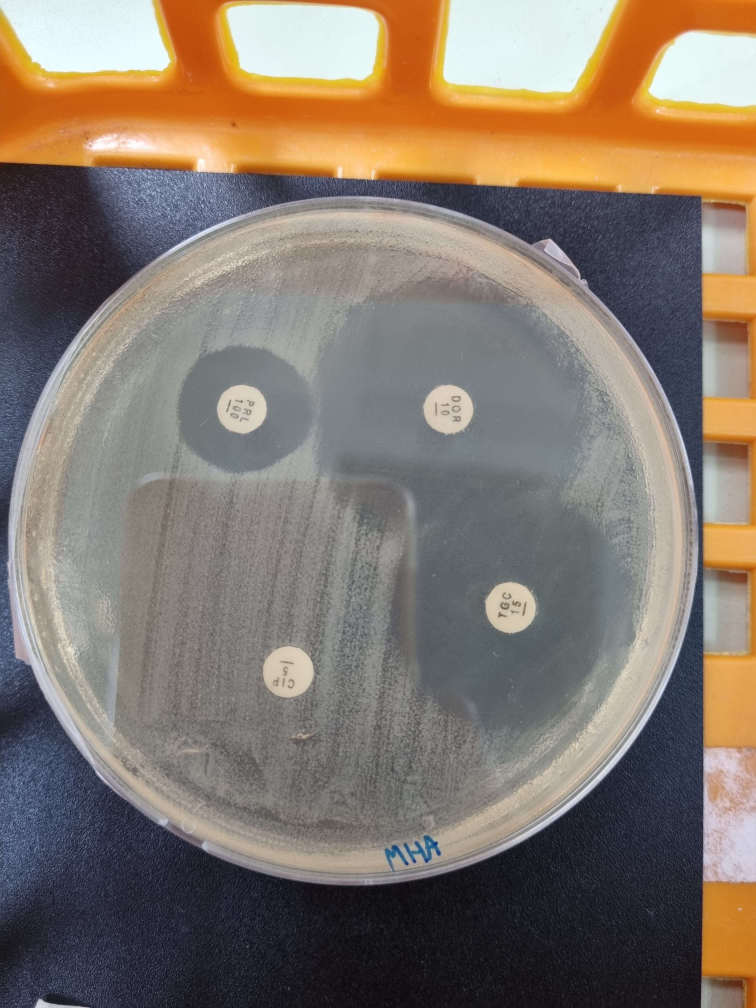
#> input picture org_img/1.jpg, 3024 x 4032 px (shown at 1/4 size)
$ python -i PlateDetector.py   (imports and definitions only)   (older library calls are emulated)
#> lines starting #> are read from the running program, lines starting #| are printed output that depends on the picture
import cv2
import numpy as np
from matplotlib import pyplot as plt
from copy import copy
from util import resize


def resize(img, target_width, fit_width=True):
    """resize an image with the same ratio
    if fit_width is true, width of the resized image equal to target_width
    """
    w, h = img.shape

    m_s = min(w,h) if fit_width  else max(w,h)
    if m_s == 0:
        return img

    width = int(img.shape[1] * target_width / m_s)
    height = int(img.shape[0] * target_width / m_s)

    dim = (width, height)
    img = cv2.resize(img, dim)
    return img


def detect(image):
    # determine the max and min size of the plate
    maxRadius = int(0.9*max(image.shape)/2)
    minRadius = int(0.1*max(image.shape)/2)

    # decrease the detail of the image.
    kernel2 = np.ones((5, 5), np.uint8)
    blurred_image = cv2.GaussianBlur(image, (5, 5), 0)
    iter = 4
    dilation = cv2.dilate(blurred_image, kernel2, iterations=iter)
    erosion = cv2.erode(dilation, kernel2, iterations=iter)

    # Use the Circular Hough Transform to detect the biggest circle
    circles = cv2.HoughCircles(
        erosion, cv2.HOUGH_GRADIENT, dp=1, minDist=60, param1=120, param2=100, minRadius=minRadius, maxRadius=maxRadius
    )
    try:
        # Your processing code here

        if circles is not None:
            # Sort by radius and get the largest circle
            indx = np.argsort(circles[:, :, -1])
            biggest_circles = circles[:, indx[:, -1]]

            # Make circle a bit smaller
            # biggest_circles[0,0,2] = biggest_circles[0,0,2] - 40
            return biggest_circles
        else:

            return detect_sec(image)

    except cv2.error as e:
        print("An OpenCV error occurred:", e)
        return "An OpenCV error occurred:", e  # Or handle the error differently

    except Exception as e:
        print("No Plate detected:", e)
        return "No Plate detected:", e


def detect_sec(image):
    # determine the max and min size of the plate
    maxRadius = int(0.9*max(image.shape)/2)
    minRadius = int(0.1*max(image.shape)/2)

    # decrease the detail of the image.
    kernel2 = np.ones((3, 2), np.uint8)
    blurred_image = cv2.GaussianBlur(image, (3, 3), 0)
    iter = 2
    dilation = cv2.dilate(blurred_image, kernel2, iterations=iter)
    erosion = cv2.erode(dilation, kernel2, iterations=iter)

    # Calculate gradients in x and y directions
    grad_x = cv2.Sobel(erosion, cv2.CV_64F, 1, 0, ksize=3)
    grad_y = cv2.Sobel(erosion, cv2.CV_64F, 0, 1, ksize=3)

    # Convert gradients back to uint8 for combining and displaying
    abs_grad_x = cv2.convertScaleAbs(grad_x)
    abs_grad_y = cv2.convertScaleAbs(grad_y)

    # Combine gradients
    grad = cv2.addWeighted(abs_grad_x, 0.5, abs_grad_y, 0.5, 0)

    # Use the Circular Hough Transform to detect the biggest circle
    circles = cv2.HoughCircles(
        grad, cv2.HOUGH_GRADIENT, dp=1, minDist=49, param1=80, param2=200, minRadius=minRadius, maxRadius=maxRadius
    )
    try:
        if circles is not None:
            # Sort by radius and get the largest circle
            indx = np.argsort(circles[:, :, -1])
            biggest_circles = circles[:, indx[:, -1]]

            # Make circle a bit smaller
            # biggest_circles[0,0,2] = biggest_circles[0,0,2] - 40
            return biggest_circles
        else:
            return  detect_third(image)


    except cv2.error as e:
        print("An OpenCV error occurred:", e)
        return "An OpenCV error occurred:", e  # Or handle the error differently

    except Exception as e:
        print("No Plate detected:", e)
        return "No Plate detected:", e


def detect_third(image):
    # determine the max and min size of the plate
    maxRadius = int(0.9*max(image.shape)/2)
    minRadius = int(0.1*max(image.shape)/2)

    # decrease the detail of the image.
    kernel2 = np.ones((2, 2), np.uint8)
    blurred_image = cv2.GaussianBlur(image, (5, 5), 0)
    iter = 2
    dilation = cv2.dilate(blurred_image, kernel2, iterations=iter)
    erosion = cv2.erode(dilation, kernel2, iterations=iter)

    # Use the Circular Hough Transform to detect the biggest circle
    circles = cv2.HoughCircles(
        erosion, cv2.HOUGH_GRADIENT, dp=1, minDist=60, param1=30, param2=60, minRadius=minRadius, maxRadius=maxRadius
    )
    try:
        if circles is not None:
            # Sort by radius and get the largest circle
            indx = np.argsort(circles[:, :, -1])
            biggest_circles = circles[:, indx[:, -1]]

            # Make circle a bit smaller
            # biggest_circles[0,0,2] = biggest_circles[0,0,2] - 40
            return biggest_circles
        else: None

    except cv2.error as e:
        print("An OpenCV error occurred:", e)
        return "An OpenCV error occurred:", e  # Or handle the error differently

    except Exception as e:
        print("No Plate detected:", e)
        return "No Plate detected:", e


def circle_crop(image, circle, pad=0, normalize_size=True):

    def boundary(val, min ,max):
        if val < min:
            return min
        elif val > max:
            return max
        else:
            return val

    x, y, r = np.round(circle).astype(int)[0,0]

    w, h = image.shape

    ym = boundary(y-r-pad, 0, w)
    yM = boundary(y+r+pad, 0, w)
    xm = boundary(x-r-pad, 0, h)
    xM = boundary(x+r+pad, 0, h)

    img_crop = image[ym: yM, xm: xM]

    # normalize image size to equla input image size
    size = min(w,h)
    img_crop = cv2.resize(img_crop, (size,size)) if normalize_size else img_crop

    return img_crop


def detect_crop(image, pad=3, normalize_size=True):
    image = resize(image, 500)

    # find circle of the plate.
    circle = detect(image)

    img_crop = circle_crop(image, circle, pad, normalize_size)

    return(img_crop)

>>> import cv2
>>> picture = cv2.imread('org_img/1.jpg', cv2.IMREAD_GRAYSCALE)
#> picture: shape (4032, 3024); min 0, max 255, mean 122.3
>>> result = detect_crop(picture)
#> in detect, `dilation = cv2.dilate(blurred_image, kernel2, iterations=iter)`:
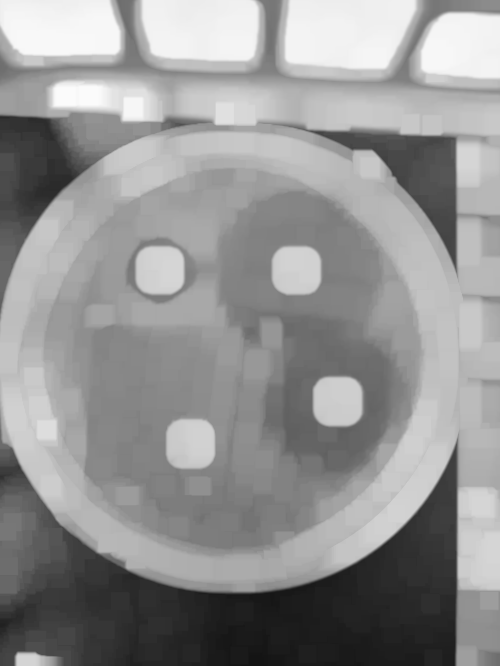
#> dilation: shape (666, 500); min 20, max 251, mean 146.9
#> in detect, `erosion = cv2.erode(dilation, kernel2, iterations=iter)`:
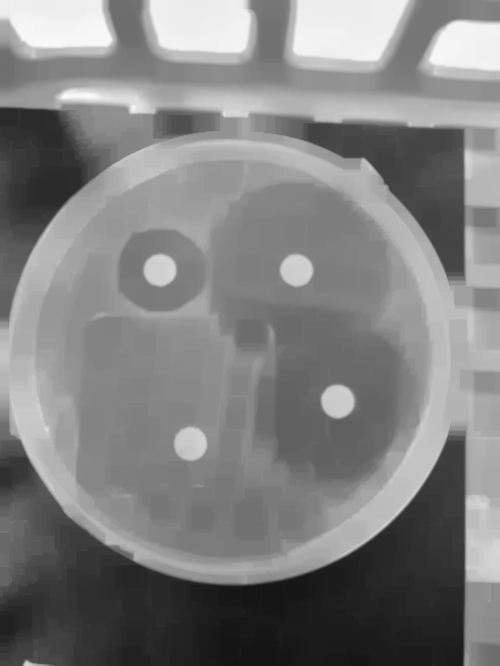
#> erosion: shape (666, 500); min 20, max 251, mean 128.3
#> in detect, `circles = cv2.HoughCircles( erosion, cv2.HOUGH_GRADIENT, dp=1, minDist..`: circles = None
#> in detect_sec, `grad_x = cv2.Sobel(erosion, cv2.CV_64F, 1, 0, ksize=3)`:
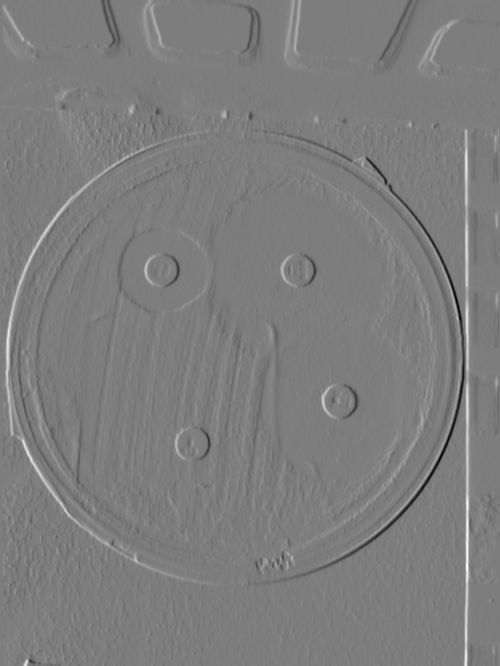
#> grad_x: shape (666, 500) float64; min -454, max 470, mean 1.3; drawn with min black and max white
#> in detect_sec, `grad_y = cv2.Sobel(erosion, cv2.CV_64F, 0, 1, ksize=3)`:
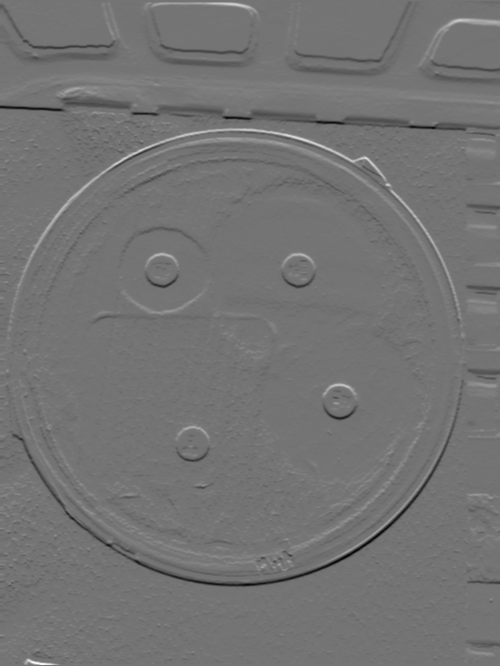
#> grad_y: shape (666, 500) float64; min -414, max 494, mean -1.6; drawn with min black and max white
#> in detect_sec, `abs_grad_x = cv2.convertScaleAbs(grad_x)`:
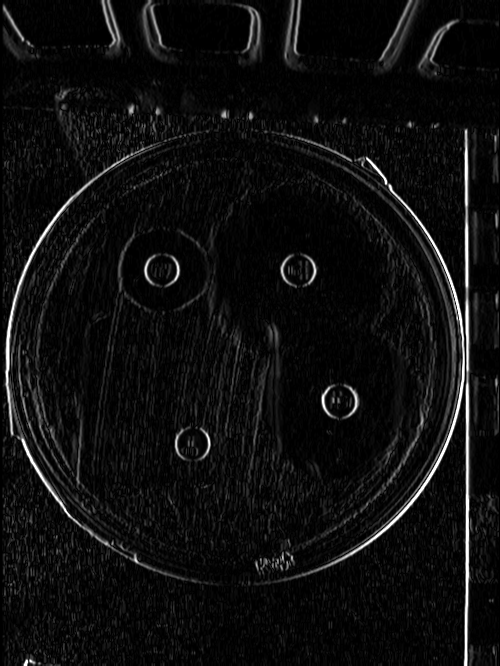
#> abs_grad_x: shape (666, 500); min 0, max 255, mean 14.7
#> in detect_sec, `grad = cv2.addWeighted(abs_grad_x, 0.5, abs_grad_y, 0.5, 0)`:
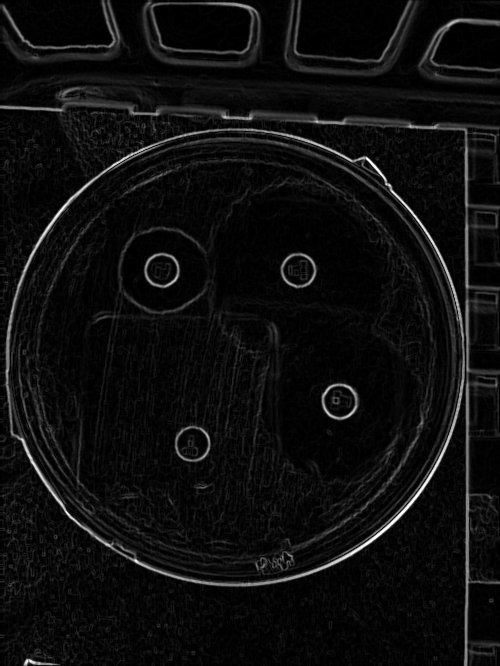
#> grad: shape (666, 500); min 0, max 255, mean 14.3
#> in detect_sec, `circles = cv2.HoughCircles( grad, cv2.HOUGH_GRADIENT, dp=1, minDist=49..`: circles = [[235.5, 356.5, 229.1], [271.5, 390.5, 169.7]]
#> in detect_sec, `indx = np.argsort(circles[:, :, -1])`: indx = [[1, 0]]
#> in detect_sec, `biggest_circles = circles[:, indx[:, -1]]`: biggest_circles = [[235.5, 356.5, 229.1]]
#> in circle_crop, `x, y, r = np.round(circle).astype(int)[0,0]`: x = 236; y = 356; r = 229
#> in circle_crop, `ym = boundary(y-r-pad, 0, w)`: ym = 124
#> in circle_crop, `yM = boundary(y+r+pad, 0, w)`: yM = 588
#> in circle_crop, `xm = boundary(x-r-pad, 0, h)`: xm = 4
#> in circle_crop, `xM = boundary(x+r+pad, 0, h)`: xM = 468
#> in circle_crop, `img_crop = image[ym: yM, xm: xM]`:
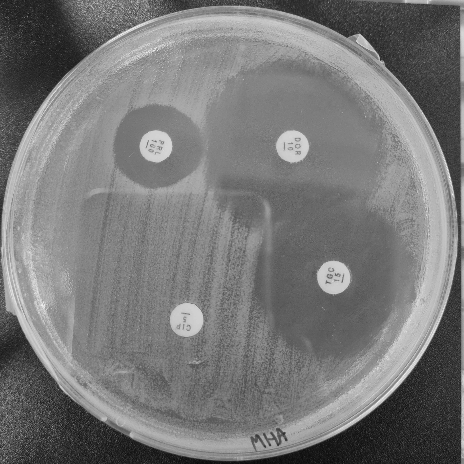
#> img_crop: shape (464, 464); min 7, max 246, mean 120.2

$ run again, on org_img/10.jpg
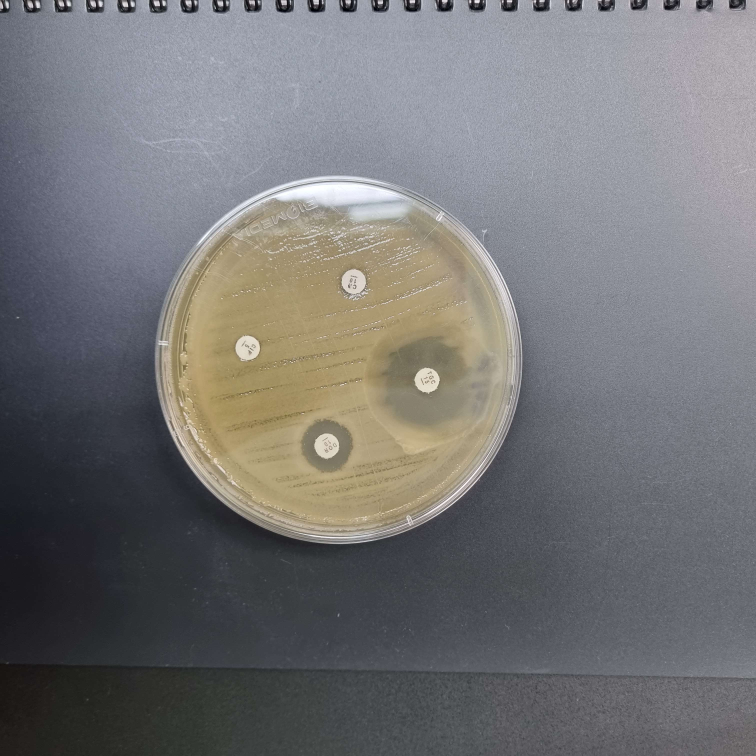
#> input picture org_img/10.jpg, 3024 x 3024 px (shown at 1/4 size)
#> in detect, `circles = cv2.HoughCircles( erosion, cv2.HOUGH_GRADIENT, dp=1, minDist..`: circles = None
#> in detect_sec, `grad = cv2.addWeighted(abs_grad_x, 0.5, abs_grad_y, 0.5, 0)`:
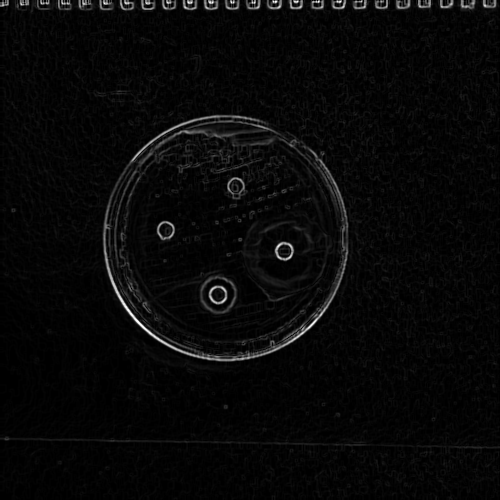
#> grad: shape (500, 500); min 0, max 255, mean 8.2
#> in detect_third, `circles = cv2.HoughCircles( erosion, cv2.HOUGH_GRADIENT, dp=1, minDist..`: circles = [[224.5, 236.5, 118.7], [300.5, 219.5, 70.4], [300.5, 1.5, 193.6], [271.5, 274.5, 64.8], [211.5, 297.5, 62.6], [234.5, 1.5, 155.1], [188.5, 187.5, 58.3], [150.5, 1.5, 171.6], [244.5, 163.5, 43.6]]
#> biggest_circles = [[300.5, 1.5, 193.6]]
#> x = 300; y = 2; r = 194
#> ym = 0
#> yM = 199
#> xm = 103
#> xM = 497
#> in circle_crop, `img_crop = cv2.resize(img_crop, (size,size)) if normalize_size else im..`:
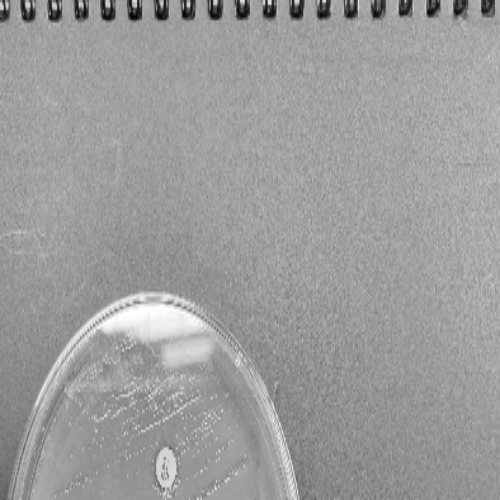
#> img_crop: shape (500, 500); min 2, max 255, mean 156.4

$ run again, on org_img/2.jpg
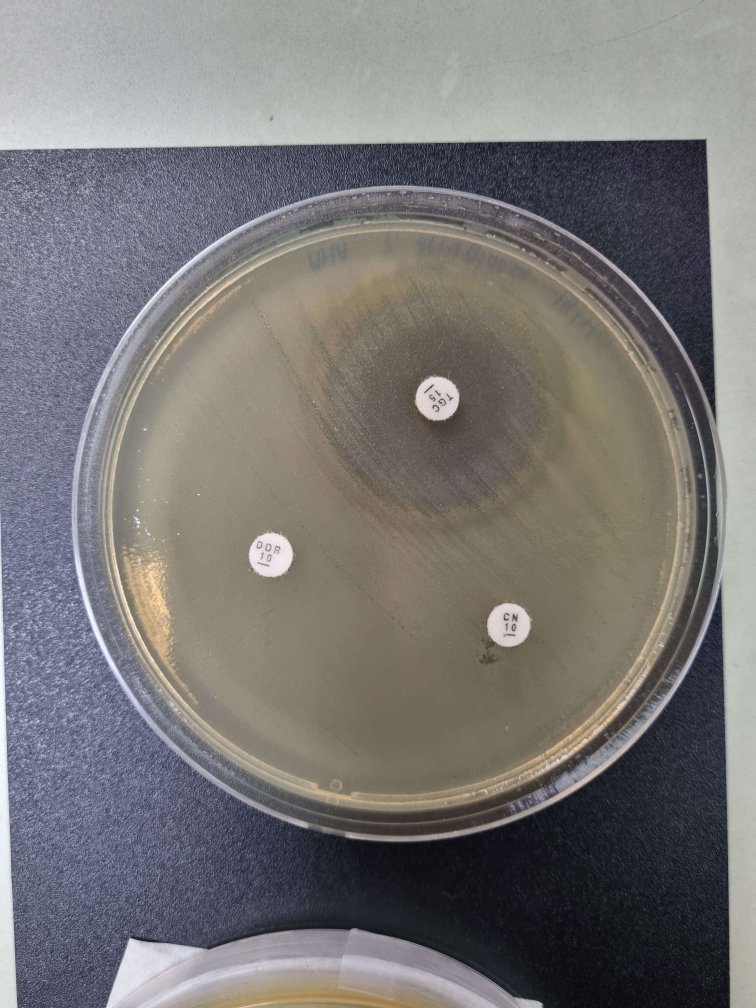
#> input picture org_img/2.jpg, 3024 x 4032 px (shown at 1/4 size)
#> in detect, `erosion = cv2.erode(dilation, kernel2, iterations=iter)`:
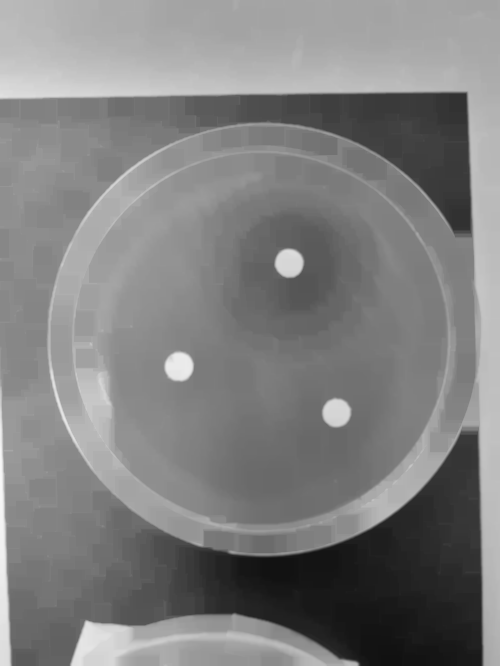
#> erosion: shape (666, 500); min 17, max 248, mean 127.7
#> circles = [[264.5, 340.5, 215.8]]
#> indx = [0]
#> biggest_circles = [[264.5, 340.5, 215.8]]
#> x = 264; y = 340; r = 216
#> ym = 121
#> yM = 559
#> xm = 45
#> xM = 483
#> in circle_crop, `img_crop = image[ym: yM, xm: xM]`:
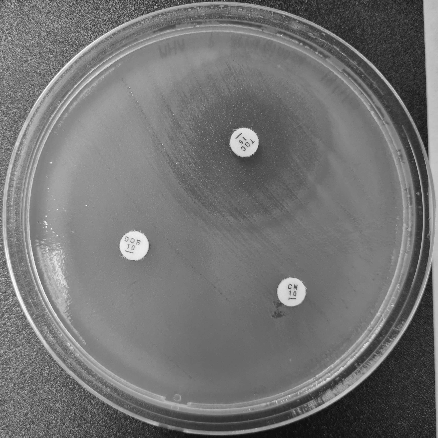
#> img_crop: shape (438, 438); min 10, max 254, mean 115.4

$ run again, on org_img/3.jpg
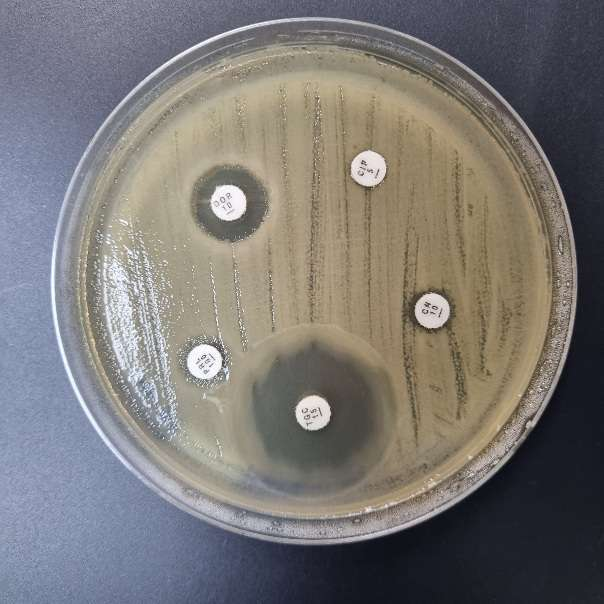
#> input picture org_img/3.jpg, 604 x 604 px
#> circles = [[258.5, 232.5, 218.3]]
#> indx = [0]
#> biggest_circles = [[258.5, 232.5, 218.3]]
#> x = 258; y = 232; r = 218
#> ym = 11
#> yM = 453
#> xm = 37
#> xM = 479
#> in circle_crop, `img_crop = image[ym: yM, xm: xM]`:
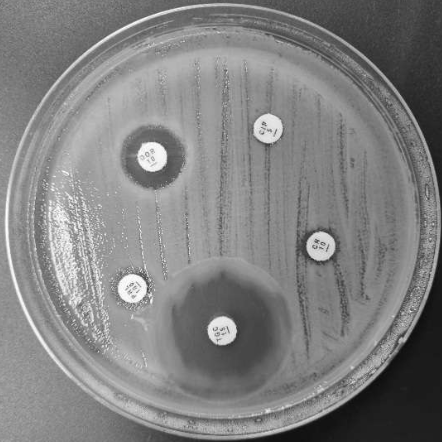
#> img_crop: shape (442, 442); min 11, max 255, mean 129
